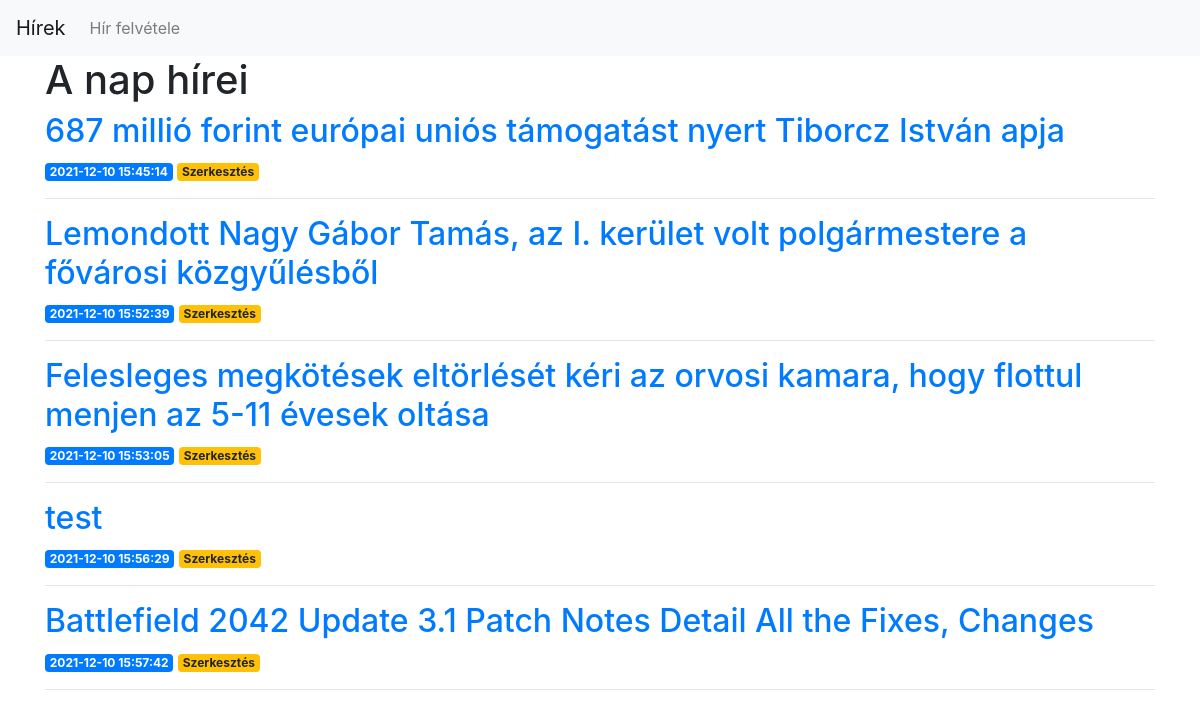
Before: / with the older database file.
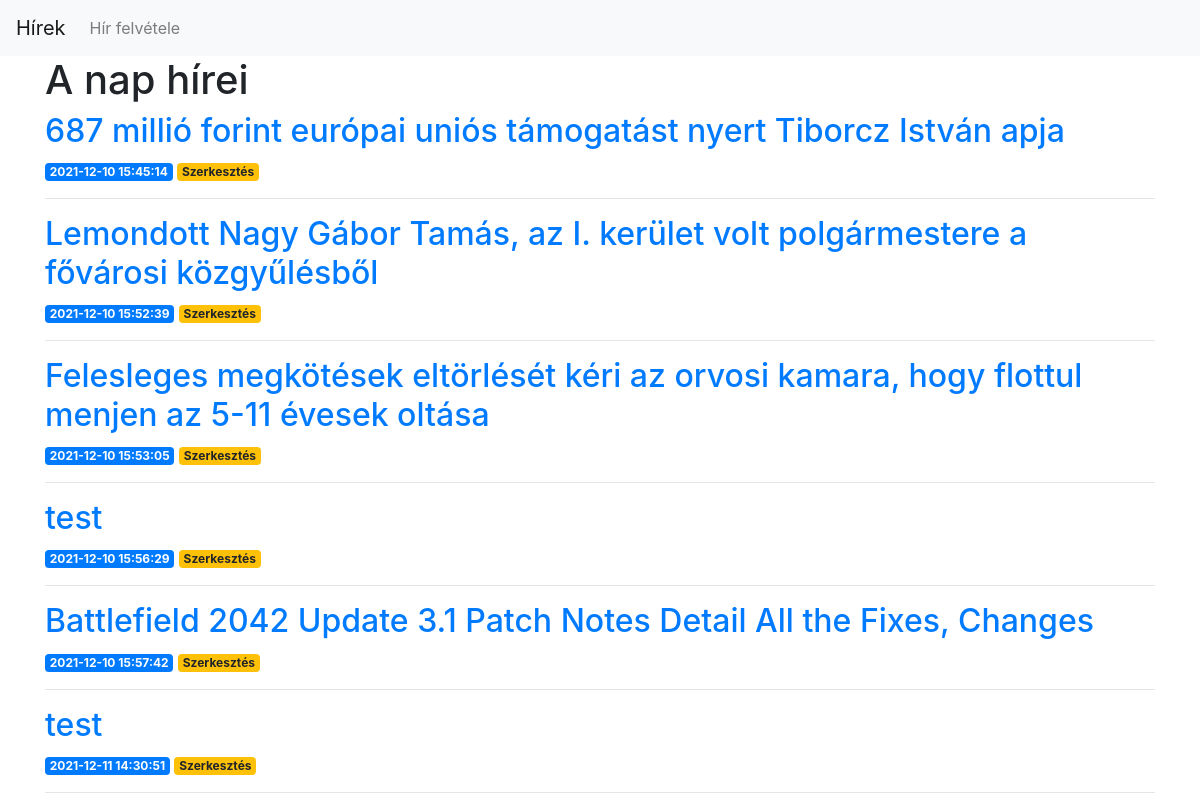
After: the same page with the newer database file.
### tables this page shows
CREATE TABLE posts (
    id INTEGER PRIMARY KEY AUTOINCREMENT,
    created TIMESTAMP NOT NULL DEFAULT CURRENT_TIMESTAMP,
    title TEXT NOT NULL,
    content TEXT NOT NULL
);

### app.py (the view)
@app.route('/')
def index():
    conn = get_db_connection()
    posts = conn.execute('SELECT * FROM posts').fetchall()
    conn.close()
    return render_template('index.html', posts=posts)

### app.py (called while the page is built)
def get_db_connection():
    conn = sqlite3.connect('database.db')
    conn.row_factory = sqlite3.Row
    return conn

### templates/index.html
{% extends 'base.html' %}
{% block content %}
    <h1>{% block title %} A nap hírei {% endblock %}</h1>
	{% for post in posts %}
        <a href="{{ url_for('post', post_id=post['id']) }}">
            <h2>{{ post['title'] }}</h2>
        </a>
        <span class="badge badge-primary">{{ post['created'] }}</span>
        <a href="{{ url_for('edit', id=post['id']) }}">
            <span class="badge badge-warning">Szerkesztés</span>
        </a>
        <hr>
    {% endfor %}
{% endblock %}

Changed rows visible on the page:
added posts: title "test", created "2021-12-11 14:30:51"
